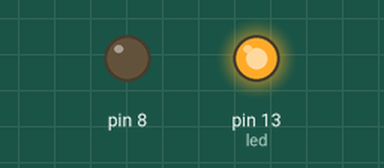
This sketch was run on a simulated Arduino Uno, built with avr-gcc and run on an emulated ATmega328P. Parts: output pins drawn as LEDs (lit = HIGH). Pins used as bus, display or sensor lines are not drawn.

Above: at 2.5 s.
At 7.5 s:
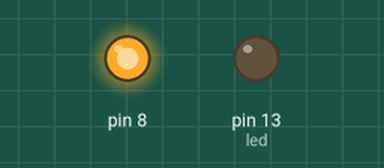
Timing chart, 0 to 13.0 s (numbered marks = the images above):
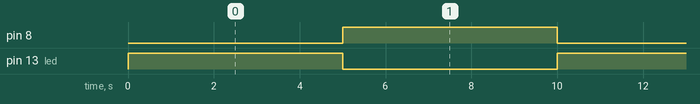

The sketch:

AR-mini.ino
```cpp
#include "Stepper.h"
#include "TimerOne.h"

#define TIMER_INTERVAL  50

int led = 13;


Stepper stepper = Stepper(9, 8);

void setupTimer() {
  // Call timerCallBack ever TIMER_INTERVAL micro seconds
  Timer1.initialize(TIMER_INTERVAL);
  Timer1.attachInterrupt(timerCallBack);
}

void setup() {
  stepper.set_speed(5, 40);
  setupTimer();
  pinMode(led, OUTPUT);
}

void loop() {
  stepper.set_point(2000);
  digitalWrite(led, HIGH);
  delay(5000);
  digitalWrite(led, LOW);
  stepper.set_point(0);
  delay(5000);

}


void timerCallBack() {
    stepper.step();


}
```

Stepper.cpp
```cpp
#include "Stepper.h"

Stepper::Stepper(int _step_pin, int _dir_pin, bool flip_direction=false) {
  step_pin = _step_pin;
  dir_pin = _dir_pin;

  pos_dir = flip_direction;

  // In degrees
  current_step = 0;
  desired_step = 0;
  timer = 0;

  current_dir = true;

  on_time = DELAY;
  off_time = DELAY;

  // defaults
  DELAY = 25;

  pinMode(step_pin, OUTPUT);
  pinMode(dir_pin, OUTPUT);


}

void Stepper::set_speed(int _on_time, int _off_time) {
  current_step = 0;
  desired_step = 0;

  on_time = _on_time;
  off_time = _off_time;
}

// For testing without ros
void Stepper::set_bounds(int upper, int lower) {
  upper_bound = upper;
  lower_bound = lower;
}

void Stepper::watch_bounds() {
  if (get_current_step() > upper_bound) {
    set_point(lower_bound - 1);
  }
  if (get_current_step() < lower_bound) {
    set_point(upper_bound + 1);
  }
}

// num_steps is never higher than STEP_SIZE
void Stepper::step(int num_steps) {
  bool dir = true;
  if (num_steps < 0) {
    dir = false;
    digitalWrite(dir_pin, HIGH);
    num_steps *= -1;
  }
  for(int i=0; i<num_steps; i++) {
    for (int j = 0; j < STEP_SIZE; j++) {
    // take a step
      digitalWrite(step_pin, HIGH);
      delayMicroseconds(DELAY);
      digitalWrite(step_pin, LOW);
      delayMicroseconds(DELAY);
    }

    // update current step
    if (dir) {
      current_step += 1;
    }
    else {
      current_step -= 1;
    }
  }
  digitalWrite(dir_pin, LOW);
}

void Stepper::step() {
  if (digitalRead(step_pin) == HIGH && timer > on_time) {
    digitalWrite(step_pin, LOW);
    timer = 0;
  }
  else {
    if (timer > off_time) {
      if (current_step > desired_step - TOLERANCE && current_step < desired_step + TOLERANCE) {}
      else {
        if (current_dir) {
          // Go forwards
          current_step += 1;
        }
        else {
          current_step -= 1;
        }
        digitalWrite(step_pin, HIGH);
      }
      timer = 0;
    }
    else {
      timer++;
    }
  }
}

void Stepper::single_step(bool dir) {
  digitalWrite(dir_pin, dir);
  digitalWrite(step_pin, HIGH);
  delayMicroseconds(DELAY);
  digitalWrite(step_pin, LOW);
  delayMicroseconds(DELAY);
}

void Stepper::control_step_pos() {
  long int step_error = desired_step - current_step;

  // step by 100
  if (step_error > STEP_PER_CALL) {
    step(STEP_PER_CALL);
  }
  else{
   step(step_error);
  }
}


void Stepper::set_point(int step_position) {
  desired_step = step_position;
  if (current_step < desired_step) {
    digitalWrite(dir_pin, pos_dir);
    current_dir = true;
  }
  else {
    digitalWrite(dir_pin, !pos_dir);
    current_dir = false;
  }
}

int Stepper::get_current_step() {
  return current_step;
}
int Stepper::get_desired_step() {
  return desired_step;
}
```

Stepper.h
```cpp
#ifndef Stepper_h
#define Stepper_h

#include "Arduino.h"
#define TOLERANCE    1
#define STEP_PER_CALL    10
#define STEP_SIZE       10


class Stepper {
  private:
    int step_pin;
    int dir_pin;
    int current_step = 0;
    int desired_step = 0;

    bool current_dir; // true if forward/dir_pin low

    bool pos_dir;

    int DELAY;
    int timer;

    int on_time;
    int off_time;

    int upper_bound;
    int lower_bound;
  public:
    Stepper(int _step_pin, int _dir_pin, bool flip_direction=false);
    void set_speed(int _on_time, int _off_time); // Note: not setting speed but rather delay time
    void set_bounds(int upper, int lower); // For testing without ros
    void watch_bounds();
    void step(int num_steps);
    void step();
    void single_step(bool dir);
    void set_point(int step_position);
    void control_step_pos();

    int get_current_step();
    int get_desired_step();


};

#endif
```

Measured:
- by itself, pin 8, pin 13 (led): alternates HIGH for 5.0 s and LOW for 5.0 s
